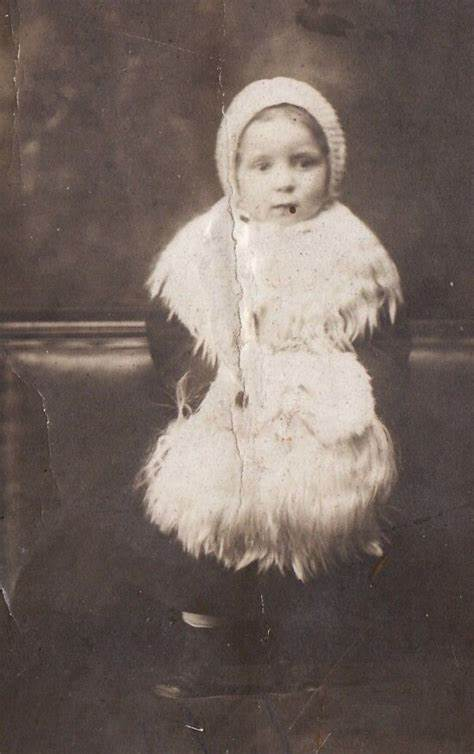
#> input picture images/OIP (1).jpg, 474 x 754 px
$ python photo_restoration.py --input 'images/OIP (1).jpg'
#> lines starting #> are read from the running program, lines starting #| are printed output that depends on the picture; after the words box and inside, x2 and y2 are one past the last pixel; in counts of white or black regions, pixels touching at a corner belong together
import numpy as np
import cv2
import matplotlib.pyplot as plt
from pathlib import Path

class PhotoRestoration:
    """
    Хуучин зургийн чанарыг сайжруулах класс
    """
    def __init__(self):
        """
        Зураг сайжруулах классын эхлүүлэгч
        """
        self.original_image = None
        self.enhanced_image = None

    def load_image(self, image_path):
        """
        Зургийг файлаас ачаалах

        Parameters:
        -----------
        image_path : str
            Зургийн файлын зам

        Returns:
        --------
        self : object
            Классын объект
        """
#> called with image_path = 'images/OIP (1).jpg'
        # Зургийг ачаалах
        self.original_image = cv2.imread(image_path)
#> self.original_image is the input picture: shape (754, 474, 3); mean B, G, R 94.9, 101, 114.1

        # OpenCV BGR-ээс RGB руу хөрвүүлэх
        if self.original_image is not None:
            self.original_image = cv2.cvtColor(self.original_image, cv2.COLOR_BGR2RGB)
            self.enhanced_image = self.original_image.copy()
            return self
        else:
            raise ValueError(f"Зураг ачаалахад алдаа гарлаа: {image_path}")

    def remove_noise(self, strength=10):
        """
        Зургаас шуугианыг арилгах

        Parameters:
        -----------
        strength : int, default=10
            Шуугиан арилгах хүч

        Returns:
        --------
        self : object
            Классын объект
        """
#> called with strength = 10
        # Bilateral filter ашиглан шуугиан арилгах
        self.enhanced_image = cv2.bilateralFilter(
            self.enhanced_image,
            d=strength,  # Шүүлтүүрийн диаметр
            sigmaColor=75,  # Өнгөний сигма
            sigmaSpace=75  # Орон зайн сигма
        )
        return self

    def enhance_contrast(self, clip_limit=2.0, tile_grid_size=(8, 8)):
        """
        Зургийн контрастыг сайжруулах

        Parameters:
        -----------
        clip_limit : float, default=2.0
            Гистограмм тэгшитгэлийн хязгаарлалт
        tile_grid_size : tuple, default=(8, 8)
            Гистограмм тэгшитгэлийн блокийн хэмжээ

        Returns:
        --------
        self : object
            Классын объект
        """
#> called with clip_limit = 2, tile_grid_size = (8, 8)
        # Зургийг LAB өнгөний орон зай руу хөрвүүлэх
        lab = cv2.cvtColor(self.enhanced_image, cv2.COLOR_RGB2LAB)
#> lab: shape (754, 474, 3); mean of channels 0, 1, 2 109.7, 132.3, 133.3

        # L суваг дээр CLAHE (Contrast Limited Adaptive Histogram Equalization) хэрэглэх
        clahe = cv2.createCLAHE(clipLimit=clip_limit, tileGridSize=tile_grid_size)
        lab[:,:,0] = clahe.apply(lab[:,:,0])
#> lab: shape (754, 474, 3); mean of channels 0, 1, 2 109.3, 132.3, 133.3

        # Буцаан RGB руу хөрвүүлэх
        self.enhanced_image = cv2.cvtColor(lab, cv2.COLOR_LAB2RGB)
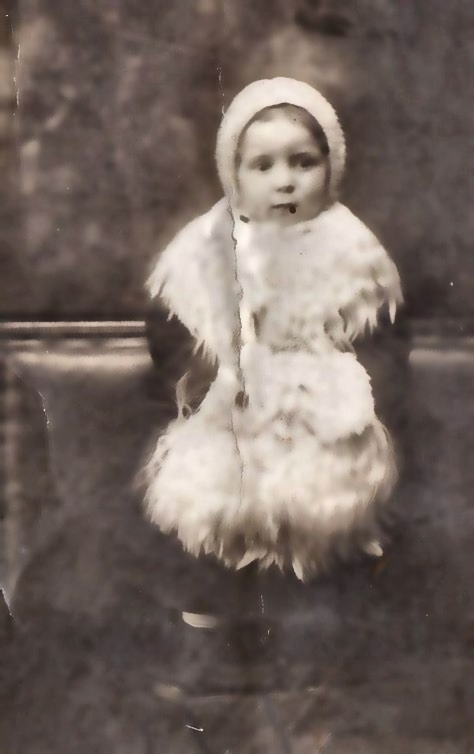
#> self.enhanced_image: shape (754, 474, 3); mean R, G, B 113.8, 100.8, 94.7
        return self

    def sharpen(self, amount=1.0):
        """
        Зургийн ирмэгүүдийг тодруулах

        Parameters:
        -----------
        amount : float, default=1.0
            Тодруулах хэмжээ

        Returns:
        --------
        self : object
            Классын объект
        """
#> called with amount = 0.5
        # Unsharp mask ашиглан тодруулах
        gaussian = cv2.GaussianBlur(self.enhanced_image, (0, 0), 3.0)
        self.enhanced_image = cv2.addWeighted(
            self.enhanced_image, 1.0 + amount,
            gaussian, -amount,
            0
        )
        return self

    def adjust_colors(self, saturation_factor=1.3, brightness=5):
        """
        Зургийн өнгийг тохируулах

        Parameters:
        -----------
        saturation_factor : float, default=1.3
            Өнгөний ханалтын коэффициент
        brightness : int, default=5
            Гэрэлтүүлгийн өөрчлөлт

        Returns:
        --------
        self : object
            Классын объект
        """
#> called with saturation_factor = 1.2, brightness = 5
        # HSV өнгөний орон зай руу хөрвүүлэх
        hsv = cv2.cvtColor(self.enhanced_image, cv2.COLOR_RGB2HSV).astype(np.float32)
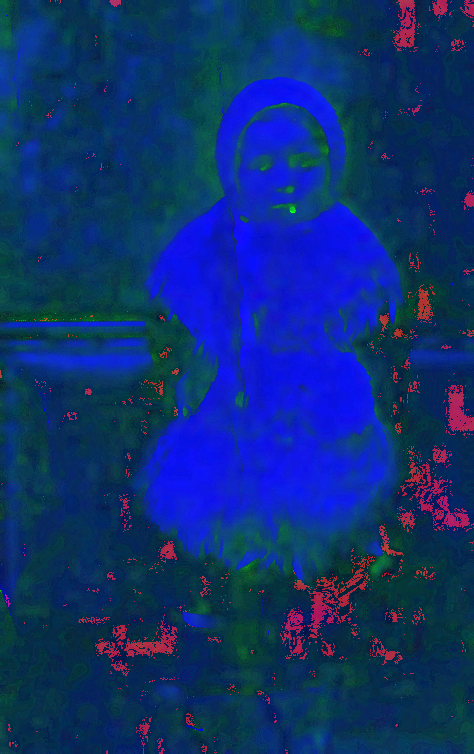
#> hsv: shape (754, 474, 3) float32; mean R, G, B 13.8, 47.1, 113.8

        # Ханалтыг өөрчлөх
        hsv[:,:,1] = hsv[:,:,1] * saturation_factor
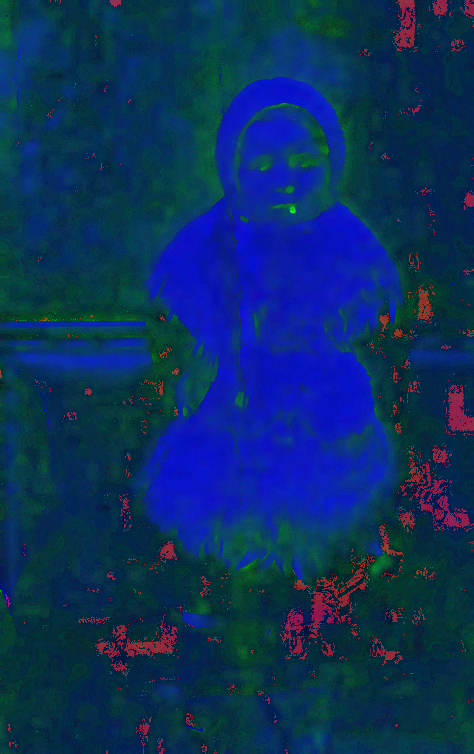
#> hsv: shape (754, 474, 3) float32; mean R, G, B 13.8, 56.5, 113.8; drawn with min black and max white
        hsv[:,:,1] = np.clip(hsv[:,:,1], 0, 255)
#> hsv: shape (754, 474, 3) float32; under 0.01% of pixels changed, all inside (x1, y1, x2, y2) = (290, 210, 295, 213)

        # Гэрэлтүүлгийг өөрчлөх
        hsv[:,:,2] = hsv[:,:,2] + brightness
        hsv[:,:,2] = np.clip(hsv[:,:,2], 0, 255)
#> hsv: shape (754, 474, 3) float32; mean R, G, B 13.8, 56.5, 118.8

        # Буцаан RGB руу хөрвүүлэх
        self.enhanced_image = cv2.cvtColor(hsv.astype(np.uint8), cv2.COLOR_HSV2RGB)
        return self

    def restore_image(self, noise_strength=10, contrast_clip=2.0,
                     sharpen_amount=0.5, saturation=1.2, brightness=5):
        """
        Зургийг бүрэн сайжруулах

        Parameters:
        -----------
        noise_strength : int, default=10
            Шуугиан арилгах хүч
        contrast_clip : float, default=2.0
            Контраст сайжруулах хязгаарлалт
        sharpen_amount : float, default=0.5
            Тодруулах хэмжээ
        saturation : float, default=1.2
            Өнгөний ханалтын коэффициент
        brightness : int, default=5
            Гэрэлтүүлгийн өөрчлөлт

        Returns:
        --------
        self : object
            Классын объект
        """
        return (self
                .remove_noise(noise_strength)
                .enhance_contrast(contrast_clip)
                .sharpen(sharpen_amount)
                .adjust_colors(saturation, brightness))

    def save_result(self, output_path):
        """
        Сайжруулсан зургийг хадгалах

        Parameters:
        -----------
        output_path : str
            Гаралтын файлын зам
        """
        # Гаралтын замыг үүсгэх
        output_dir = Path(output_path).parent
        output_dir.mkdir(parents=True, exist_ok=True)

        # RGB-ээс BGR руу хөрвүүлэх (OpenCV формат)
        output_image = cv2.cvtColor(self.enhanced_image, cv2.COLOR_RGB2BGR)

        # Зургийг хадгалах
        cv2.imwrite(str(output_path), output_image)
        print(f"Сайжруулсан зураг хадгалагдлаа: {output_path}")

    def show_result(self):
        """
        Эх болон сайжруулсан зургийг харьцуулан харуулах
        """
        if self.original_image is None or self.enhanced_image is None:
            print("Зураг ачаалагдаагүй эсвэл сайжруулагдаагүй байна.")
            return

        # Зургуудыг харьцуулан харуулах
        plt.figure(figsize=(12, 6))

        plt.subplot(1, 2, 1)
        plt.title('Эх зураг')
        plt.imshow(self.original_image)
        plt.axis('off')

        plt.subplot(1, 2, 2)
        plt.title('Сайжруулсан зураг')
        plt.imshow(self.enhanced_image)
        plt.axis('off')

        plt.tight_layout()
        plt.show()
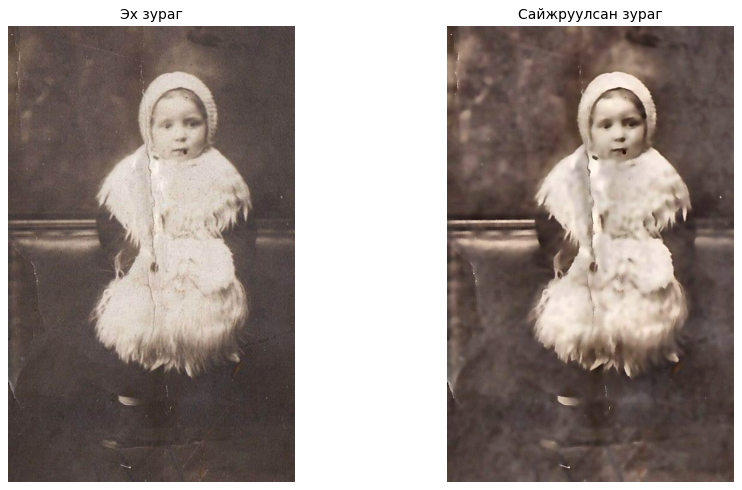
#> figure drawn by matplotlib, 2 panels


# Жишээ ашиглалт
if __name__ == "__main__":
    import argparse

    # Аргументуудыг тодорхойлох
    parser = argparse.ArgumentParser(description='Хуучин зургийн чанарыг сайжруулах')
    parser.add_argument('--input', type=str, required=True, help='Оролтын зургийн зам')
    parser.add_argument('--output', type=str, help='Гаралтын зургийн зам')
    parser.add_argument('--noise', type=int, default=10, help='Шуугиан арилгах хүч')
    parser.add_argument('--contrast', type=float, default=2.0, help='Контраст сайжруулах хязгаарлалт')
    parser.add_argument('--sharpen', type=float, default=0.5, help='Тодруулах хэмжээ')
    parser.add_argument('--saturation', type=float, default=1.2, help='Өнгөний ханалтын коэффициент')
    parser.add_argument('--brightness', type=int, default=5, help='Гэрэлтүүлгийн өөрчлөлт')

    args = parser.parse_args()

    # Зургийг сайжруулах
    restorer = PhotoRestoration()

    try:
        restorer.load_image(args.input)
        restorer.restore_image(
            noise_strength=args.noise,
            contrast_clip=args.contrast,
            sharpen_amount=args.sharpen,
            saturation=args.saturation,
            brightness=args.brightness
        )

        # Үр дүнг харуулах
        restorer.show_result()

        # Хэрэв гаралтын зам өгөгдсөн бол хадгалах
        if args.output:
            restorer.save_result(args.output)

    except Exception as e:
        print(f"Алдаа гарлаа: {e}")
